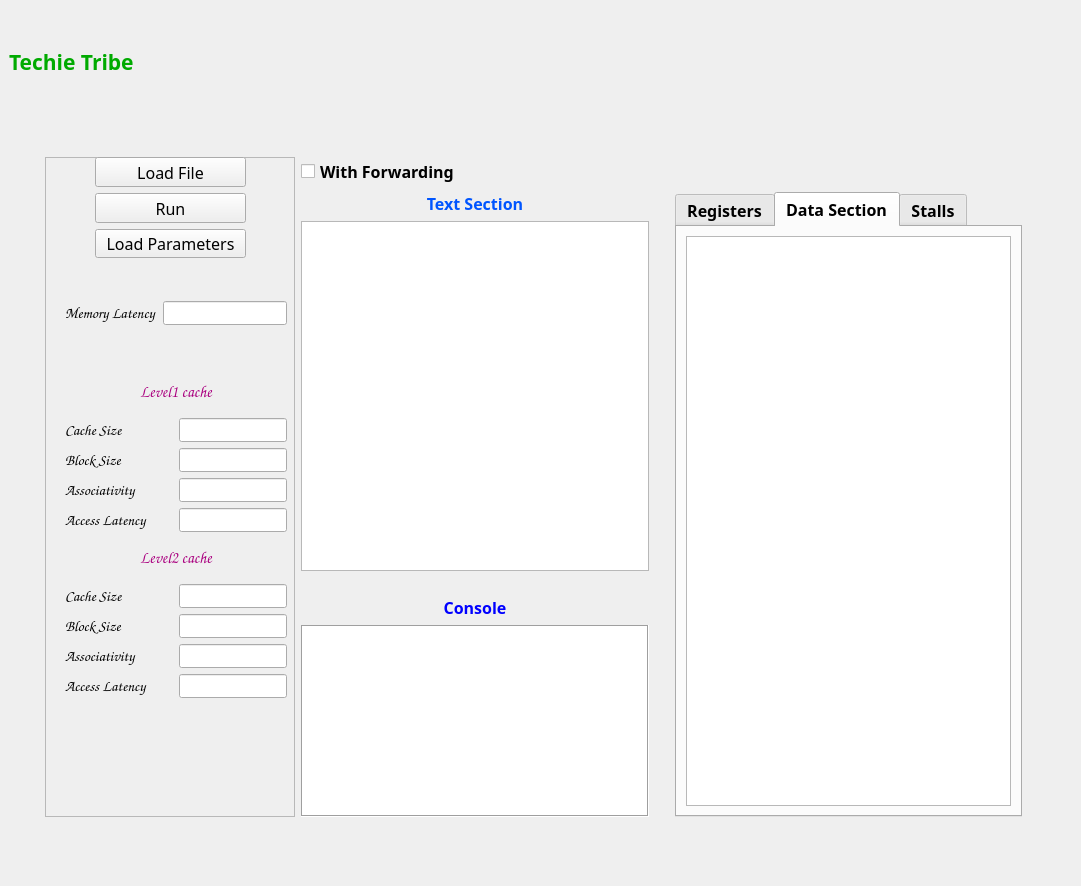
<?xml version="1.0" encoding="UTF-8"?>
<ui version="4.0">
 <class>MainWindow</class>
 <widget class="QMainWindow" name="MainWindow">
  <property name="geometry">
   <rect>
    <x>0</x>
    <y>0</y>
    <width>1081</width>
    <height>886</height>
   </rect>
  </property>
  <property name="windowTitle">
   <string>MainWindow</string>
  </property>
  <widget class="QWidget" name="centralwidget">
   <layout class="QGridLayout" name="gridLayout_2">
    <item row="3" column="2">
     <spacer name="horizontalSpacer_2">
      <property name="orientation">
       <enum>Qt::Horizontal</enum>
      </property>
      <property name="sizeType">
       <enum>QSizePolicy::Fixed</enum>
      </property>
      <property name="sizeHint" stdset="0">
       <size>
        <width>30</width>
        <height>20</height>
       </size>
      </property>
     </spacer>
    </item>
    <item row="4" column="1">
     <spacer name="verticalSpacer_2">
      <property name="orientation">
       <enum>Qt::Vertical</enum>
      </property>
      <property name="sizeType">
       <enum>QSizePolicy::Fixed</enum>
      </property>
      <property name="sizeHint" stdset="0">
       <size>
        <width>20</width>
        <height>40</height>
       </size>
      </property>
     </spacer>
    </item>
    <item row="1" column="1">
     <spacer name="verticalSpacer">
      <property name="orientation">
       <enum>Qt::Vertical</enum>
      </property>
      <property name="sizeType">
       <enum>QSizePolicy::Fixed</enum>
      </property>
      <property name="sizeHint" stdset="0">
       <size>
        <width>20</width>
        <height>35</height>
       </size>
      </property>
     </spacer>
    </item>
    <item row="3" column="0">
     <spacer name="horizontalSpacer_4">
      <property name="orientation">
       <enum>Qt::Horizontal</enum>
      </property>
      <property name="sizeType">
       <enum>QSizePolicy::Fixed</enum>
      </property>
      <property name="sizeHint" stdset="0">
       <size>
        <width>30</width>
        <height>20</height>
       </size>
      </property>
     </spacer>
    </item>
    <item row="0" column="0" colspan="2">
     <widget class="QLabel" name="label_2">
      <property name="font">
       <font>
        <family>Lucida Handwriting</family>
        <pointsize>11</pointsize>
        <weight>75</weight>
        <bold>true</bold>
       </font>
      </property>
      <property name="text">
       <string>&lt;html&gt;&lt;head/&gt;&lt;body&gt;&lt;p&gt;&lt;span style=&quot; font-size:16pt; color:#00aa00;&quot;&gt;Techie Tribe&lt;/span&gt;&lt;/p&gt;&lt;/body&gt;&lt;/html&gt;</string>
      </property>
     </widget>
    </item>
    <item row="2" column="1" rowspan="2">
     <layout class="QGridLayout" name="gridLayout">
      <item row="2" column="2">
       <spacer name="verticalSpacer_3">
        <property name="orientation">
         <enum>Qt::Vertical</enum>
        </property>
        <property name="sizeType">
         <enum>QSizePolicy::Fixed</enum>
        </property>
        <property name="sizeHint" stdset="0">
         <size>
          <width>20</width>
          <height>350</height>
         </size>
        </property>
       </spacer>
      </item>
      <item row="6" column="1">
       <spacer name="verticalSpacer_4">
        <property name="orientation">
         <enum>Qt::Vertical</enum>
        </property>
        <property name="sizeType">
         <enum>QSizePolicy::Fixed</enum>
        </property>
        <property name="sizeHint" stdset="0">
         <size>
          <width>20</width>
          <height>13</height>
         </size>
        </property>
       </spacer>
      </item>
      <item row="5" column="2">
       <spacer name="horizontalSpacer_3">
        <property name="orientation">
         <enum>Qt::Horizontal</enum>
        </property>
        <property name="sizeType">
         <enum>QSizePolicy::Fixed</enum>
        </property>
        <property name="sizeHint" stdset="0">
         <size>
          <width>20</width>
          <height>20</height>
         </size>
        </property>
       </spacer>
      </item>
      <item row="1" column="3" rowspan="5">
       <widget class="QTabWidget" name="tabWidget">
        <property name="font">
         <font>
          <family>Book Antiqua</family>
          <pointsize>12</pointsize>
          <weight>75</weight>
          <bold>true</bold>
         </font>
        </property>
        <property name="currentIndex">
         <number>1</number>
        </property>
        <widget class="QWidget" name="tab_3">
         <attribute name="title">
          <string>Registers</string>
         </attribute>
         <layout class="QGridLayout" name="gridLayout_3">
          <item row="0" column="0">
           <widget class="QTextEdit" name="textEdit">
            <property name="font">
             <font>
              <family>Book Antiqua</family>
              <pointsize>12</pointsize>
              <weight>75</weight>
              <bold>true</bold>
             </font>
            </property>
            <property name="frameShape">
             <enum>QFrame::Box</enum>
            </property>
            <property name="readOnly">
             <bool>true</bool>
            </property>
           </widget>
          </item>
         </layout>
        </widget>
        <widget class="QWidget" name="tab_5">
         <attribute name="title">
          <string>Data Section</string>
         </attribute>
         <layout class="QGridLayout" name="gridLayout_4">
          <item row="0" column="0">
           <widget class="QTextEdit" name="textEdit_3">
            <property name="readOnly">
             <bool>true</bool>
            </property>
           </widget>
          </item>
         </layout>
        </widget>
        <widget class="QWidget" name="tab_4">
         <attribute name="title">
          <string>Stalls</string>
         </attribute>
         <layout class="QGridLayout" name="gridLayout_5">
          <item row="0" column="0">
           <widget class="QTextEdit" name="textEdit_4">
            <property name="readOnly">
             <bool>true</bool>
            </property>
           </widget>
          </item>
         </layout>
        </widget>
       </widget>
      </item>
      <item row="6" column="0">
       <spacer name="horizontalSpacer">
        <property name="orientation">
         <enum>Qt::Horizontal</enum>
        </property>
        <property name="sizeType">
         <enum>QSizePolicy::Fixed</enum>
        </property>
        <property name="sizeHint" stdset="0">
         <size>
          <width>250</width>
          <height>20</height>
         </size>
        </property>
       </spacer>
      </item>
      <item row="3" column="1">
       <spacer name="verticalSpacer_7">
        <property name="orientation">
         <enum>Qt::Vertical</enum>
        </property>
        <property name="sizeType">
         <enum>QSizePolicy::Fixed</enum>
        </property>
        <property name="sizeHint" stdset="0">
         <size>
          <width>20</width>
          <height>13</height>
         </size>
        </property>
       </spacer>
      </item>
      <item row="1" column="1">
       <widget class="QLabel" name="label">
        <property name="font">
         <font>
          <family>Book Antiqua</family>
          <pointsize>12</pointsize>
          <weight>75</weight>
          <bold>true</bold>
         </font>
        </property>
        <property name="text">
         <string>&lt;html&gt;&lt;head/&gt;&lt;body&gt;&lt;p align=&quot;center&quot;&gt;&lt;span style=&quot; color:#0055ff;&quot;&gt;Text Section&lt;/span&gt;&lt;/p&gt;&lt;/body&gt;&lt;/html&gt;</string>
        </property>
       </widget>
      </item>
      <item row="0" column="1">
       <widget class="QCheckBox" name="checkBox">
        <property name="font">
         <font>
          <family>Book Antiqua</family>
          <pointsize>12</pointsize>
          <weight>75</weight>
          <bold>true</bold>
         </font>
        </property>
        <property name="text">
         <string>With Forwarding</string>
        </property>
       </widget>
      </item>
      <item row="0" column="0" rowspan="6">
       <widget class="QFrame" name="frame">
        <property name="frameShape">
         <enum>QFrame::StyledPanel</enum>
        </property>
        <property name="frameShadow">
         <enum>QFrame::Raised</enum>
        </property>
        <widget class="QWidget" name="layoutWidget">
         <property name="geometry">
          <rect>
           <x>50</x>
           <y>0</y>
           <width>151</width>
           <height>101</height>
          </rect>
         </property>
         <layout class="QVBoxLayout" name="verticalLayout">
          <item>
           <widget class="QPushButton" name="pushButton">
            <property name="sizePolicy">
             <sizepolicy hsizetype="Preferred" vsizetype="Preferred">
              <horstretch>80</horstretch>
              <verstretch>0</verstretch>
             </sizepolicy>
            </property>
            <property name="font">
             <font>
              <family>Modern No. 20</family>
              <pointsize>12</pointsize>
             </font>
            </property>
            <property name="text">
             <string>Load File</string>
            </property>
           </widget>
          </item>
          <item>
           <widget class="QPushButton" name="pushButton_2">
            <property name="sizePolicy">
             <sizepolicy hsizetype="Preferred" vsizetype="Preferred">
              <horstretch>50</horstretch>
              <verstretch>0</verstretch>
             </sizepolicy>
            </property>
            <property name="font">
             <font>
              <family>Modern No. 20</family>
              <pointsize>12</pointsize>
             </font>
            </property>
            <property name="text">
             <string>Run</string>
            </property>
           </widget>
          </item>
          <item>
           <widget class="QPushButton" name="pushButton_3">
            <property name="sizePolicy">
             <sizepolicy hsizetype="Preferred" vsizetype="Preferred">
              <horstretch>0</horstretch>
              <verstretch>0</verstretch>
             </sizepolicy>
            </property>
            <property name="font">
             <font>
              <family>Modern No. 20</family>
              <pointsize>12</pointsize>
             </font>
            </property>
            <property name="text">
             <string>Load Parameters</string>
            </property>
           </widget>
          </item>
         </layout>
        </widget>
        <widget class="QWidget" name="layoutWidget">
         <property name="geometry">
          <rect>
           <x>20</x>
           <y>140</y>
           <width>222</width>
           <height>32</height>
          </rect>
         </property>
         <layout class="QHBoxLayout" name="horizontalLayout_5">
          <item>
           <widget class="QLabel" name="label_16">
            <property name="sizePolicy">
             <sizepolicy hsizetype="Maximum" vsizetype="Preferred">
              <horstretch>0</horstretch>
              <verstretch>0</verstretch>
             </sizepolicy>
            </property>
            <property name="font">
             <font>
              <family>Comic Sans MS</family>
              <pointsize>11</pointsize>
             </font>
            </property>
            <property name="text">
             <string>Memory Latency</string>
            </property>
           </widget>
          </item>
          <item>
           <widget class="QLineEdit" name="lineEdit_6">
            <property name="sizePolicy">
             <sizepolicy hsizetype="Preferred" vsizetype="Fixed">
              <horstretch>0</horstretch>
              <verstretch>0</verstretch>
             </sizepolicy>
            </property>
            <property name="font">
             <font>
              <family>Comic Sans MS</family>
             </font>
            </property>
           </widget>
          </item>
         </layout>
        </widget>
        <widget class="QWidget" name="layoutWidget">
         <property name="geometry">
          <rect>
           <x>20</x>
           <y>214</y>
           <width>222</width>
           <height>327</height>
          </rect>
         </property>
         <layout class="QVBoxLayout" name="verticalLayout_3">
          <item>
           <layout class="QVBoxLayout" name="verticalLayout_6">
            <item>
             <widget class="QLabel" name="label_4">
              <property name="font">
               <font>
                <family>Comic Sans MS</family>
               </font>
              </property>
              <property name="text">
               <string>&lt;html&gt;&lt;head/&gt;&lt;body&gt;&lt;p align=&quot;center&quot;&gt;&lt;span style=&quot; font-size:12pt; font-weight:600; color:#aa007f;&quot;&gt;Level1 cache&lt;/span&gt;&lt;/p&gt;&lt;/body&gt;&lt;/html&gt;</string>
              </property>
             </widget>
            </item>
            <item>
             <layout class="QHBoxLayout" name="horizontalLayout">
              <item>
               <layout class="QVBoxLayout" name="verticalLayout_9">
                <property name="sizeConstraint">
                 <enum>QLayout::SetMaximumSize</enum>
                </property>
                <item>
                 <widget class="QLabel" name="label_7">
                  <property name="font">
                   <font>
                    <family>Comic Sans MS</family>
                    <pointsize>11</pointsize>
                   </font>
                  </property>
                  <property name="text">
                   <string>Cache Size</string>
                  </property>
                 </widget>
                </item>
                <item>
                 <widget class="QLabel" name="label_8">
                  <property name="font">
                   <font>
                    <family>Comic Sans MS</family>
                    <pointsize>11</pointsize>
                   </font>
                  </property>
                  <property name="text">
                   <string>Block Size</string>
                  </property>
                 </widget>
                </item>
                <item>
                 <widget class="QLabel" name="label_9">
                  <property name="font">
                   <font>
                    <family>Comic Sans MS</family>
                    <pointsize>11</pointsize>
                   </font>
                  </property>
                  <property name="text">
                   <string>Associativity</string>
                  </property>
                 </widget>
                </item>
                <item>
                 <widget class="QLabel" name="label_10">
                  <property name="font">
                   <font>
                    <family>Comic Sans MS</family>
                    <pointsize>11</pointsize>
                   </font>
                  </property>
                  <property name="text">
                   <string>Access Latency</string>
                  </property>
                 </widget>
                </item>
               </layout>
              </item>
              <item>
               <layout class="QVBoxLayout" name="verticalLayout_2">
                <property name="sizeConstraint">
                 <enum>QLayout::SetMinimumSize</enum>
                </property>
                <item>
                 <widget class="QLineEdit" name="lineEdit">
                  <property name="sizePolicy">
                   <sizepolicy hsizetype="Preferred" vsizetype="Fixed">
                    <horstretch>0</horstretch>
                    <verstretch>0</verstretch>
                   </sizepolicy>
                  </property>
                  <property name="font">
                   <font>
                    <family>Comic Sans MS</family>
                   </font>
                  </property>
                 </widget>
                </item>
                <item>
                 <widget class="QLineEdit" name="lineEdit_9">
                  <property name="sizePolicy">
                   <sizepolicy hsizetype="Preferred" vsizetype="Fixed">
                    <horstretch>0</horstretch>
                    <verstretch>0</verstretch>
                   </sizepolicy>
                  </property>
                  <property name="font">
                   <font>
                    <family>Comic Sans MS</family>
                   </font>
                  </property>
                 </widget>
                </item>
                <item>
                 <widget class="QLineEdit" name="lineEdit_8">
                  <property name="sizePolicy">
                   <sizepolicy hsizetype="Preferred" vsizetype="Fixed">
                    <horstretch>0</horstretch>
                    <verstretch>0</verstretch>
                   </sizepolicy>
                  </property>
                  <property name="font">
                   <font>
                    <family>Comic Sans MS</family>
                   </font>
                  </property>
                 </widget>
                </item>
                <item>
                 <widget class="QLineEdit" name="lineEdit_7">
                  <property name="sizePolicy">
                   <sizepolicy hsizetype="Preferred" vsizetype="Fixed">
                    <horstretch>0</horstretch>
                    <verstretch>0</verstretch>
                   </sizepolicy>
                  </property>
                  <property name="font">
                   <font>
                    <family>Comic Sans MS</family>
                   </font>
                  </property>
                 </widget>
                </item>
               </layout>
              </item>
             </layout>
            </item>
           </layout>
          </item>
          <item>
           <layout class="QVBoxLayout" name="verticalLayout_10">
            <item>
             <widget class="QLabel" name="label_11">
              <property name="font">
               <font>
                <family>Comic Sans MS</family>
               </font>
              </property>
              <property name="text">
               <string>&lt;html&gt;&lt;head/&gt;&lt;body&gt;&lt;p align=&quot;center&quot;&gt;&lt;span style=&quot; font-size:12pt; font-weight:600; color:#aa007f;&quot;&gt;Level2 cache&lt;/span&gt;&lt;/p&gt;&lt;/body&gt;&lt;/html&gt;</string>
              </property>
             </widget>
            </item>
            <item>
             <layout class="QHBoxLayout" name="horizontalLayout_6">
              <item>
               <layout class="QVBoxLayout" name="verticalLayout_11">
                <property name="sizeConstraint">
                 <enum>QLayout::SetMaximumSize</enum>
                </property>
                <item>
                 <widget class="QLabel" name="label_12">
                  <property name="font">
                   <font>
                    <family>Comic Sans MS</family>
                    <pointsize>11</pointsize>
                   </font>
                  </property>
                  <property name="text">
                   <string>Cache Size</string>
                  </property>
                 </widget>
                </item>
                <item>
                 <widget class="QLabel" name="label_13">
                  <property name="font">
                   <font>
                    <family>Comic Sans MS</family>
                    <pointsize>11</pointsize>
                   </font>
                  </property>
                  <property name="text">
                   <string>Block Size</string>
                  </property>
                 </widget>
                </item>
                <item>
                 <widget class="QLabel" name="label_14">
                  <property name="font">
                   <font>
                    <family>Comic Sans MS</family>
                    <pointsize>11</pointsize>
                   </font>
                  </property>
                  <property name="text">
                   <string>Associativity</string>
                  </property>
                 </widget>
                </item>
                <item>
                 <widget class="QLabel" name="label_15">
                  <property name="font">
                   <font>
                    <family>Comic Sans MS</family>
                    <pointsize>11</pointsize>
                   </font>
                  </property>
                  <property name="text">
                   <string>Access Latency</string>
                  </property>
                 </widget>
                </item>
               </layout>
              </item>
              <item>
               <layout class="QVBoxLayout" name="verticalLayout_12">
                <property name="sizeConstraint">
                 <enum>QLayout::SetMinimumSize</enum>
                </property>
                <item>
                 <widget class="QLineEdit" name="lineEdit_5">
                  <property name="sizePolicy">
                   <sizepolicy hsizetype="Preferred" vsizetype="Fixed">
                    <horstretch>0</horstretch>
                    <verstretch>0</verstretch>
                   </sizepolicy>
                  </property>
                  <property name="font">
                   <font>
                    <family>Comic Sans MS</family>
                   </font>
                  </property>
                 </widget>
                </item>
                <item>
                 <widget class="QLineEdit" name="lineEdit_34">
                  <property name="sizePolicy">
                   <sizepolicy hsizetype="Preferred" vsizetype="Fixed">
                    <horstretch>0</horstretch>
                    <verstretch>0</verstretch>
                   </sizepolicy>
                  </property>
                  <property name="font">
                   <font>
                    <family>Comic Sans MS</family>
                   </font>
                  </property>
                 </widget>
                </item>
                <item>
                 <widget class="QLineEdit" name="lineEdit_35">
                  <property name="sizePolicy">
                   <sizepolicy hsizetype="Preferred" vsizetype="Fixed">
                    <horstretch>0</horstretch>
                    <verstretch>0</verstretch>
                   </sizepolicy>
                  </property>
                  <property name="font">
                   <font>
                    <family>Comic Sans MS</family>
                   </font>
                  </property>
                 </widget>
                </item>
                <item>
                 <widget class="QLineEdit" name="lineEdit_36">
                  <property name="sizePolicy">
                   <sizepolicy hsizetype="Preferred" vsizetype="Fixed">
                    <horstretch>0</horstretch>
                    <verstretch>0</verstretch>
                   </sizepolicy>
                  </property>
                  <property name="font">
                   <font>
                    <family>Comic Sans MS</family>
                   </font>
                  </property>
                 </widget>
                </item>
               </layout>
              </item>
             </layout>
            </item>
           </layout>
          </item>
         </layout>
        </widget>
       </widget>
      </item>
      <item row="1" column="4">
       <spacer name="horizontalSpacer_5">
        <property name="orientation">
         <enum>Qt::Horizontal</enum>
        </property>
        <property name="sizeType">
         <enum>QSizePolicy::Fixed</enum>
        </property>
        <property name="sizeHint" stdset="0">
         <size>
          <width>20</width>
          <height>20</height>
         </size>
        </property>
       </spacer>
      </item>
      <item row="5" column="1">
       <widget class="QTextBrowser" name="textBrowser">
        <property name="sizePolicy">
         <sizepolicy hsizetype="Expanding" vsizetype="Fixed">
          <horstretch>0</horstretch>
          <verstretch>0</verstretch>
         </sizepolicy>
        </property>
        <property name="font">
         <font>
          <family>Courier New</family>
          <pointsize>12</pointsize>
          <weight>50</weight>
          <bold>false</bold>
         </font>
        </property>
        <property name="frameShape">
         <enum>QFrame::Box</enum>
        </property>
        <property name="frameShadow">
         <enum>QFrame::Sunken</enum>
        </property>
       </widget>
      </item>
      <item row="2" column="1">
       <widget class="QTextEdit" name="textEdit_2">
        <property name="font">
         <font>
          <family>Maiandra GD</family>
          <pointsize>12</pointsize>
         </font>
        </property>
       </widget>
      </item>
      <item row="4" column="1">
       <widget class="QLabel" name="label_3">
        <property name="font">
         <font>
          <family>Book Antiqua</family>
          <pointsize>12</pointsize>
          <weight>75</weight>
          <bold>true</bold>
         </font>
        </property>
        <property name="text">
         <string>&lt;html&gt;&lt;head/&gt;&lt;body&gt;&lt;p align=&quot;center&quot;&gt;&lt;span style=&quot; color:#0000ff;&quot;&gt;Console&lt;/span&gt;&lt;/p&gt;&lt;/body&gt;&lt;/html&gt;</string>
        </property>
       </widget>
      </item>
     </layout>
    </item>
   </layout>
  </widget>
  <widget class="QMenuBar" name="menubar">
   <property name="geometry">
    <rect>
     <x>0</x>
     <y>0</y>
     <width>1081</width>
     <height>26</height>
    </rect>
   </property>
  </widget>
 </widget>
 <resources/>
 <connections/>
</ui>
